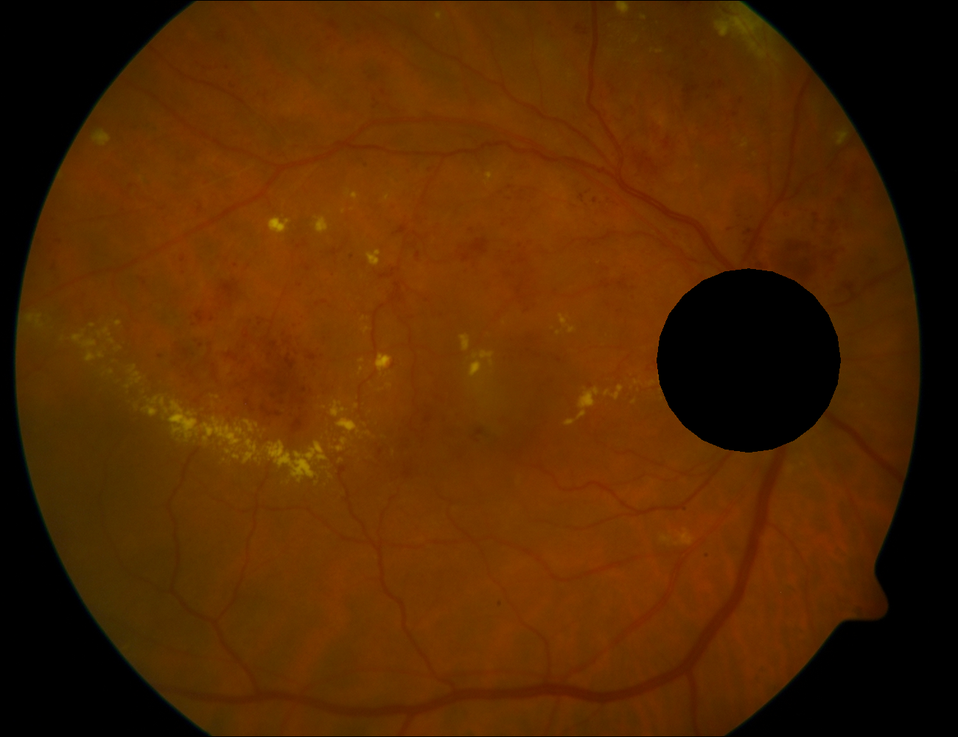
#> input picture ODmasked-image-289 (1).png, 958 x 737 px, shrunk from 1300 x 1000 before the run, found by its file name
$ jupyter execute FeatureExtraction.ipynb
#> lines starting #> are read from the running program, lines starting #| are printed output that depends on the picture; after the words box and inside, x2 and y2 are one past the last pixel; in counts of white or black regions, pixels touching at a corner belong together
#> further down, image is the input picture: shape (737, 958, 3); mean B, G, R 0.3, 40, 84.7
[cell 1]
import numpy as np
import cv2
from matplotlib import pyplot as plt
import io


class ExtractExudates:

    jpegImg = 0
    grayImg = 0
    curImg = 0
    def __init__(self,image):
        self.setImage(image)
        self.greenComp()
        self.applyCLAHE()
        self.applyDilation()
        self.applyThreshold()
        self.applyMedianFilter()

    def setImage(self, img):
        self.jpegImg = img
        print("Test")
        self.curImg = np.array(img)
        print(self.curImg)
#> (printed output is left out)

        ##Convert jpegFile to numpy array (Required for CV2)

    def getImage(self):
        return self.curImg

    def greenComp(self):
    ###Extracting Green Component
        gcImg = self.curImg[:,:,1]
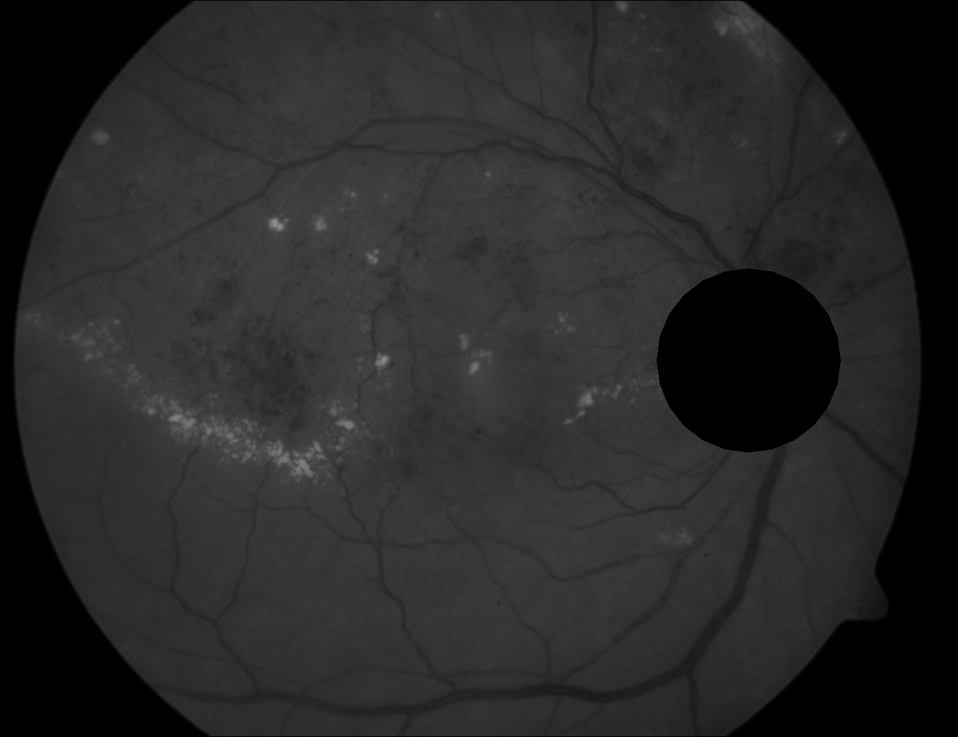
#> gcImg: shape (737, 958); min 0, max 146, mean 40
        self.curImg = gcImg

    def applyCLAHE(self):
    #Applying Contrast Limited Adaptive Histogram Equalization (CLAHE)
        clahe = cv2.createCLAHE()
        clImg = clahe.apply(self.curImg)
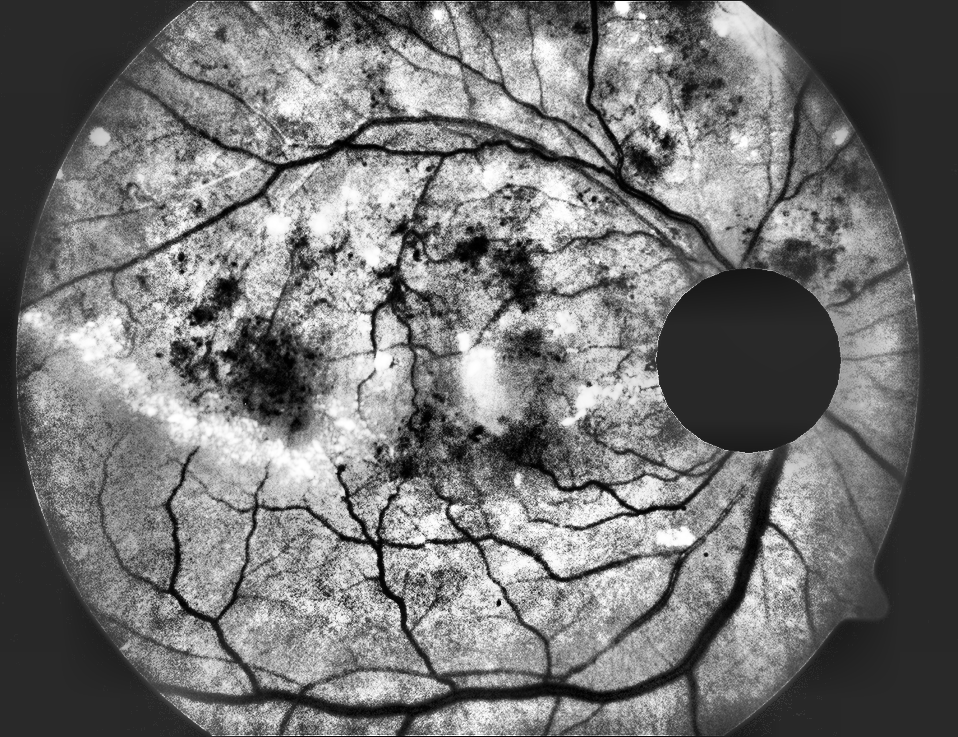
#> clImg: shape (737, 958); min 0, max 255, mean 116.6
        self.curImg = clImg

# create a CLAHE object (Arguments are optional).
#clahe = cv2.createCLAHE(clipLimit=2.0, tileGridSize=(8,8))
#claheImg = clahe.apply(clImg)
#cv2.imwrite('clahe_2.jpg',claheImg)

    def applyDilation(self):
        #Creating Structurig Element
        strEl = cv2.getStructuringElement(cv2.MORPH_ELLIPSE,(6,6))
        #Dilation
        dilateImg = cv2.dilate(self.curImg, strEl)
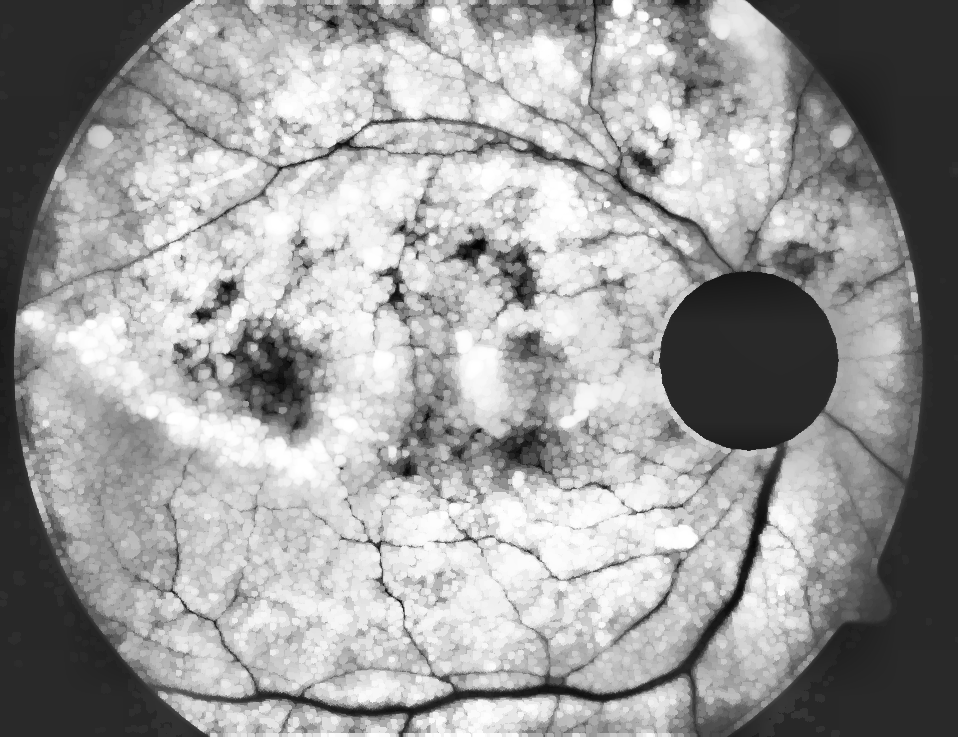
#> dilateImg: shape (737, 958); min 2, max 255, mean 155.1
        self.curImg = dilateImg

    def applyThreshold(self):
        #Thresholding with Complement/Inverse
        ret,threshImg = cv2.threshold(self.curImg, 240,240, cv2.THRESH_BINARY, 2)
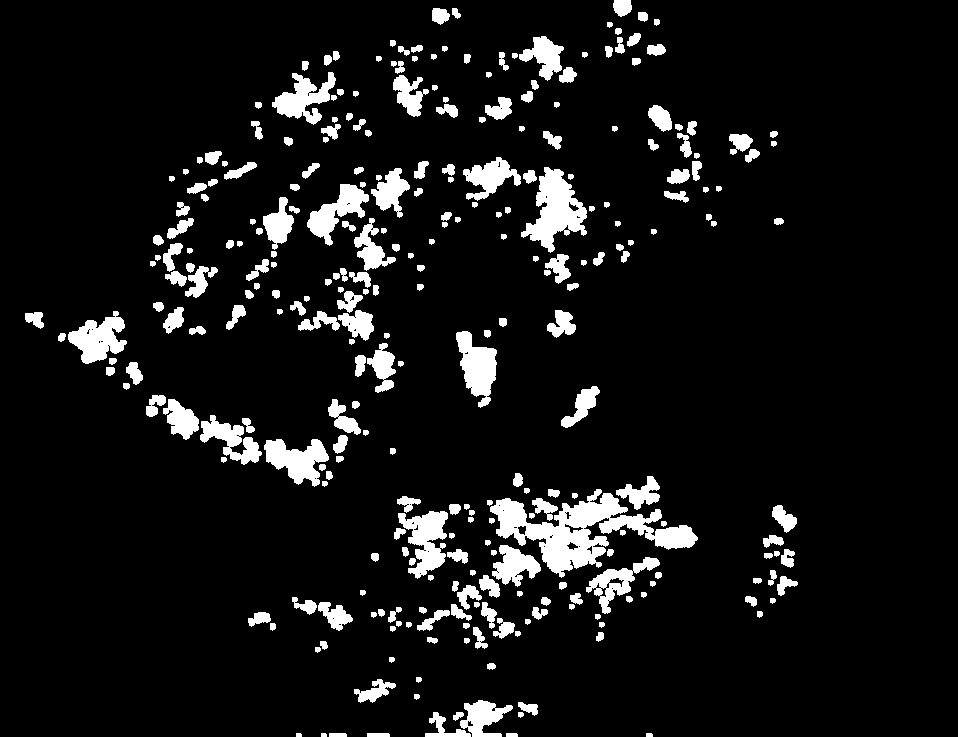
#> threshImg: shape (737, 958); values 0 (black) and 240 (white), 8.4% white; 296 white regions, largest, box (x1, y1, x2, y2) and area: (490, 489, 698, 578) 6701, (521, 167, 587, 253) 2755, (398, 511, 448, 579) 1844
        self.curImg = threshImg

    def applyMedianFilter(self):
        #Median Filtering
        medianImg = cv2.medianBlur(self.curImg,5)
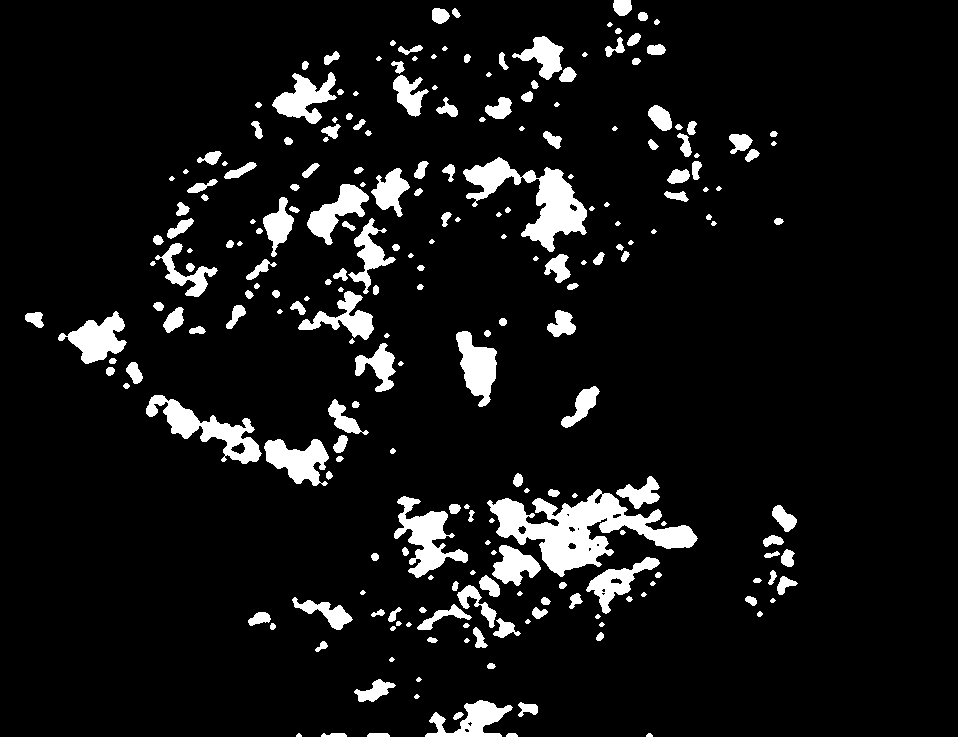
#> medianImg: shape (737, 958); values 0 (black) and 240 (white), 8.1% white; 238 white regions (1 under 20 px), largest, box (x1, y1, x2, y2) and area: (487, 489, 698, 577) 7249, (463, 157, 587, 252) 4175, (146, 395, 262, 464) 2602
        self.curImg = medianImg

[cell 2]
image = cv2.imread("ODmasked-image-289 (1).png")
a= ExtractExudates(image);

$ run again, with ODmasked-image-21 (1).png copied over ODmasked-image-289 (1).png
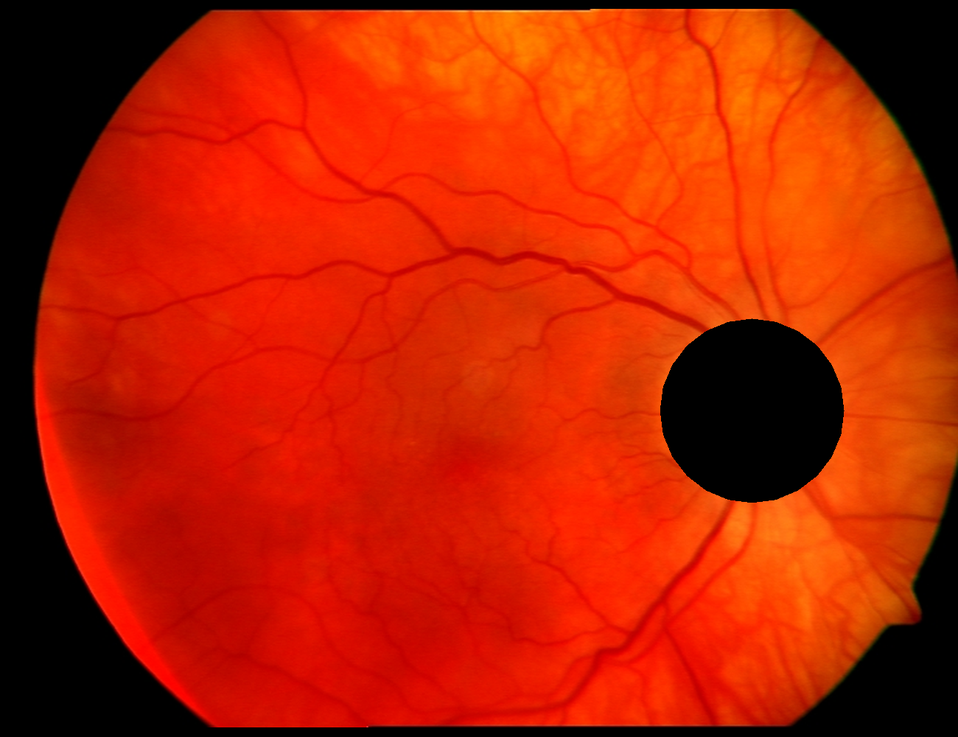
#> input picture ODmasked-image-21 (1).png, 958 x 737 px, shrunk from 1300 x 1000 before the run, found by its file name
#> image is the input picture: shape (737, 958, 3); mean B, G, R 0.9, 34, 182.1
#> (printed output is left out)
#> in applyThreshold, `ret,threshImg = cv2.threshold(self.curImg, 240,240, cv2.THRESH_BINARY,..`:
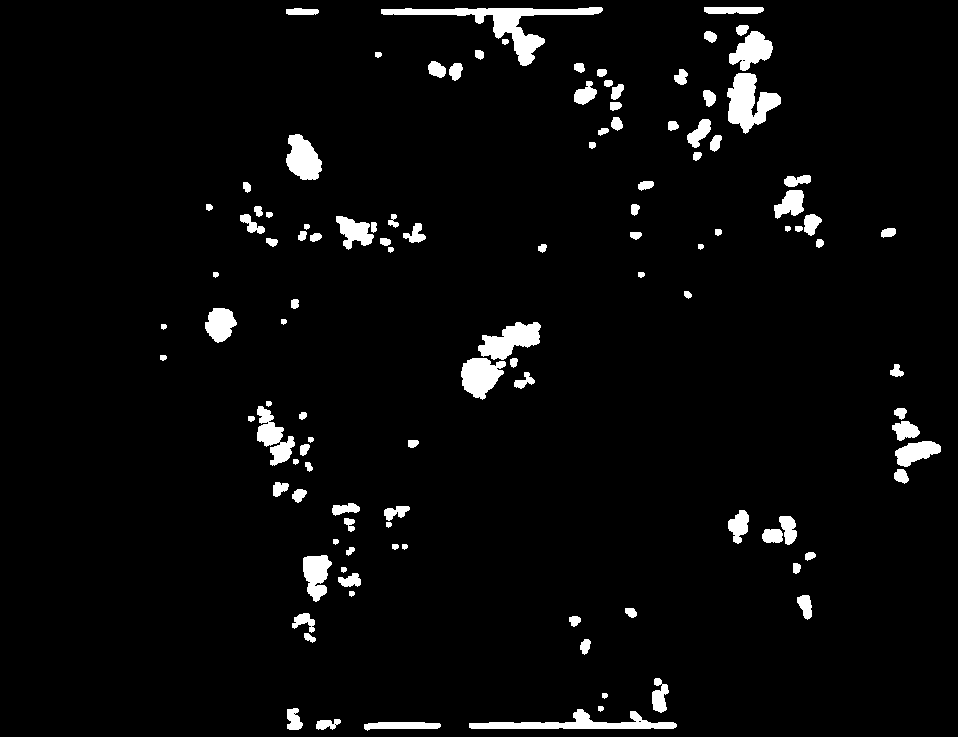
#> threshImg: shape (737, 958); values 0 (black) and 240 (white), 3.9% white; 114 white regions, largest, box (x1, y1, x2, y2) and area: (381, 7, 603, 66) 2719, (727, 73, 781, 134) 1811, (469, 709, 677, 729) 1662
#> in applyMedianFilter, `medianImg = cv2.medianBlur(self.curImg,5)`:
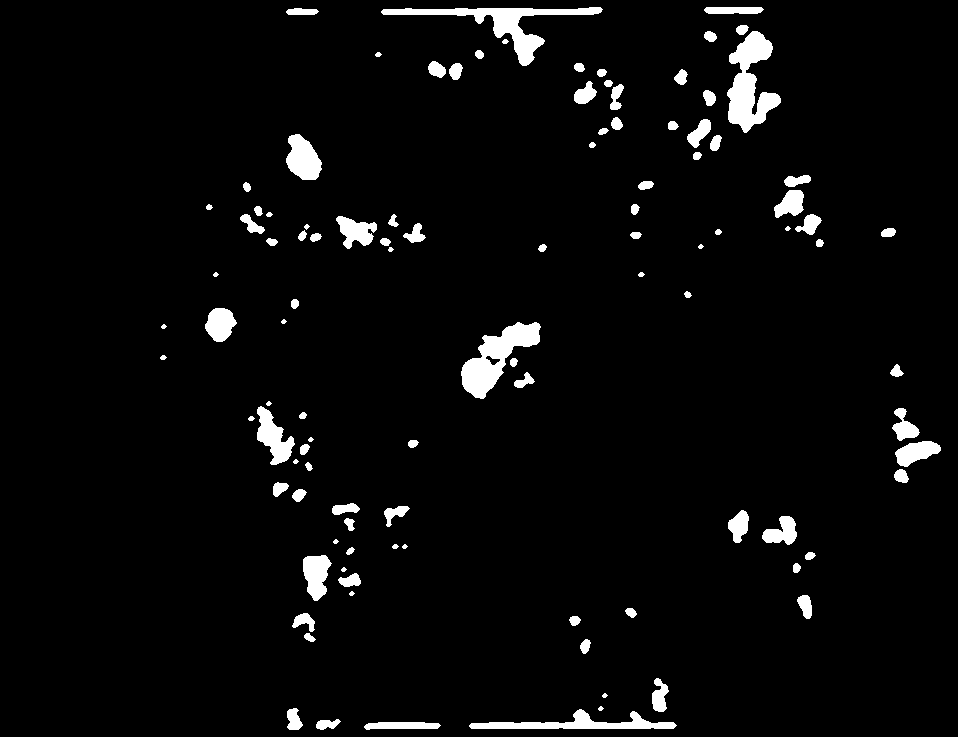
#> medianImg: shape (737, 958); values 0 (black) and 240 (white), 3.8% white; 106 white regions, largest, box (x1, y1, x2, y2) and area: (727, 31, 781, 133) 2817, (381, 7, 603, 66) 2721, (461, 322, 541, 399) 2616

$ run again, with ODmasked-image-38 (1).png copied over ODmasked-image-289 (1).png
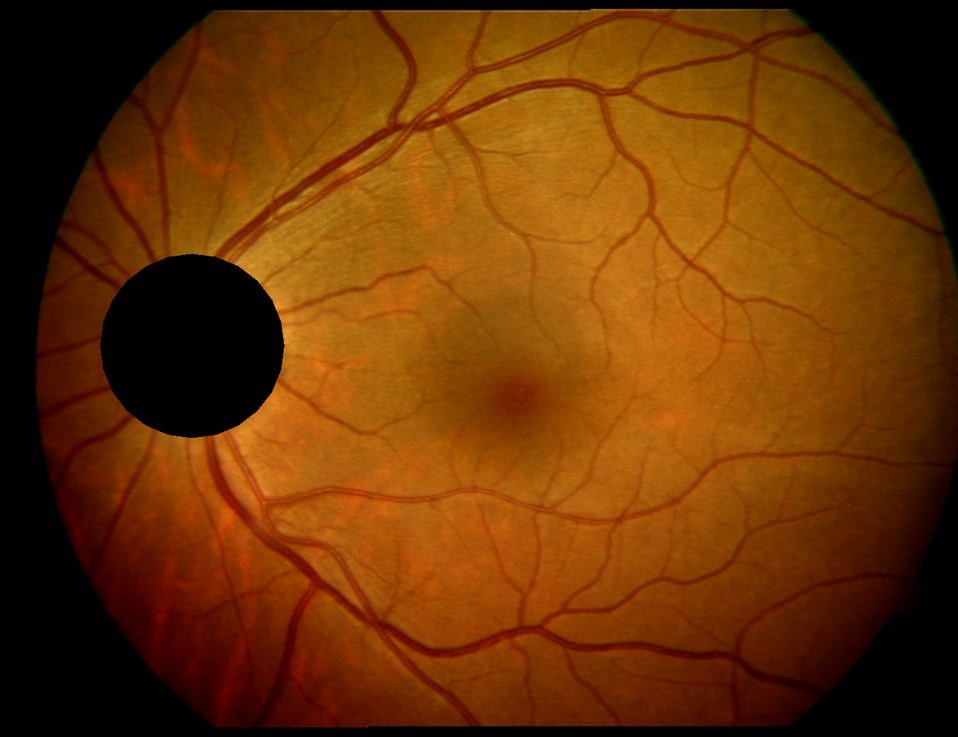
#> input picture ODmasked-image-38 (1).png, 958 x 737 px, shrunk from 1300 x 1000 before the run, found by its file name
#> image is the input picture: shape (737, 958, 3); mean B, G, R 4.5, 52.5, 106.6
#> (printed output is left out)
#> in applyThreshold, `ret,threshImg = cv2.threshold(self.curImg, 240,240, cv2.THRESH_BINARY,..`:
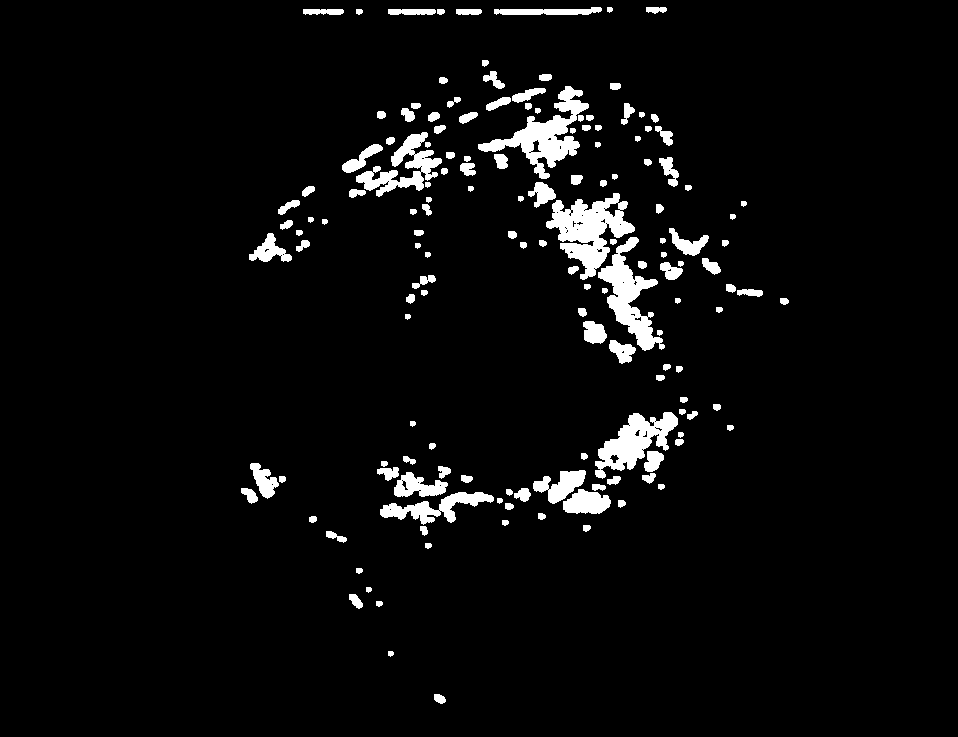
#> threshImg: shape (737, 958); values 0 (black) and 240 (white), 4.5% white; 153 white regions, largest, box (x1, y1, x2, y2) and area: (546, 193, 635, 280) 3547, (478, 86, 589, 179) 3107, (598, 237, 665, 351) 2734
#> in applyMedianFilter, `medianImg = cv2.medianBlur(self.curImg,5)`:
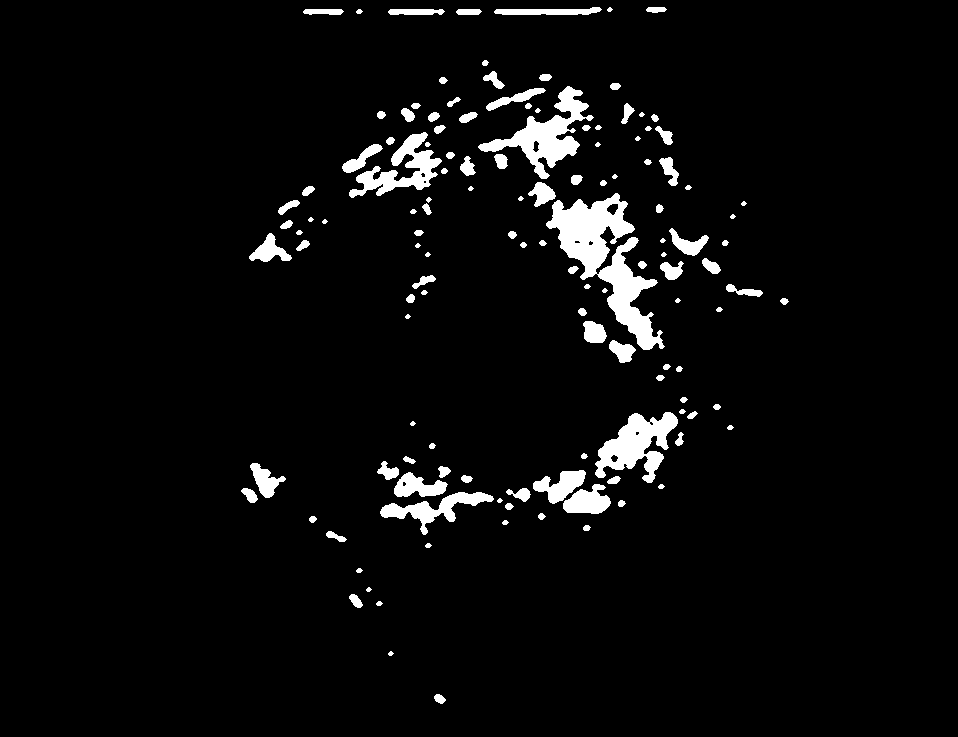
#> medianImg: shape (737, 958); values 0 (black) and 240 (white), 4.4% white; 132 white regions, largest, box (x1, y1, x2, y2) and area: (546, 193, 665, 350) 6497, (478, 86, 594, 179) 3239, (595, 412, 678, 483) 2907
